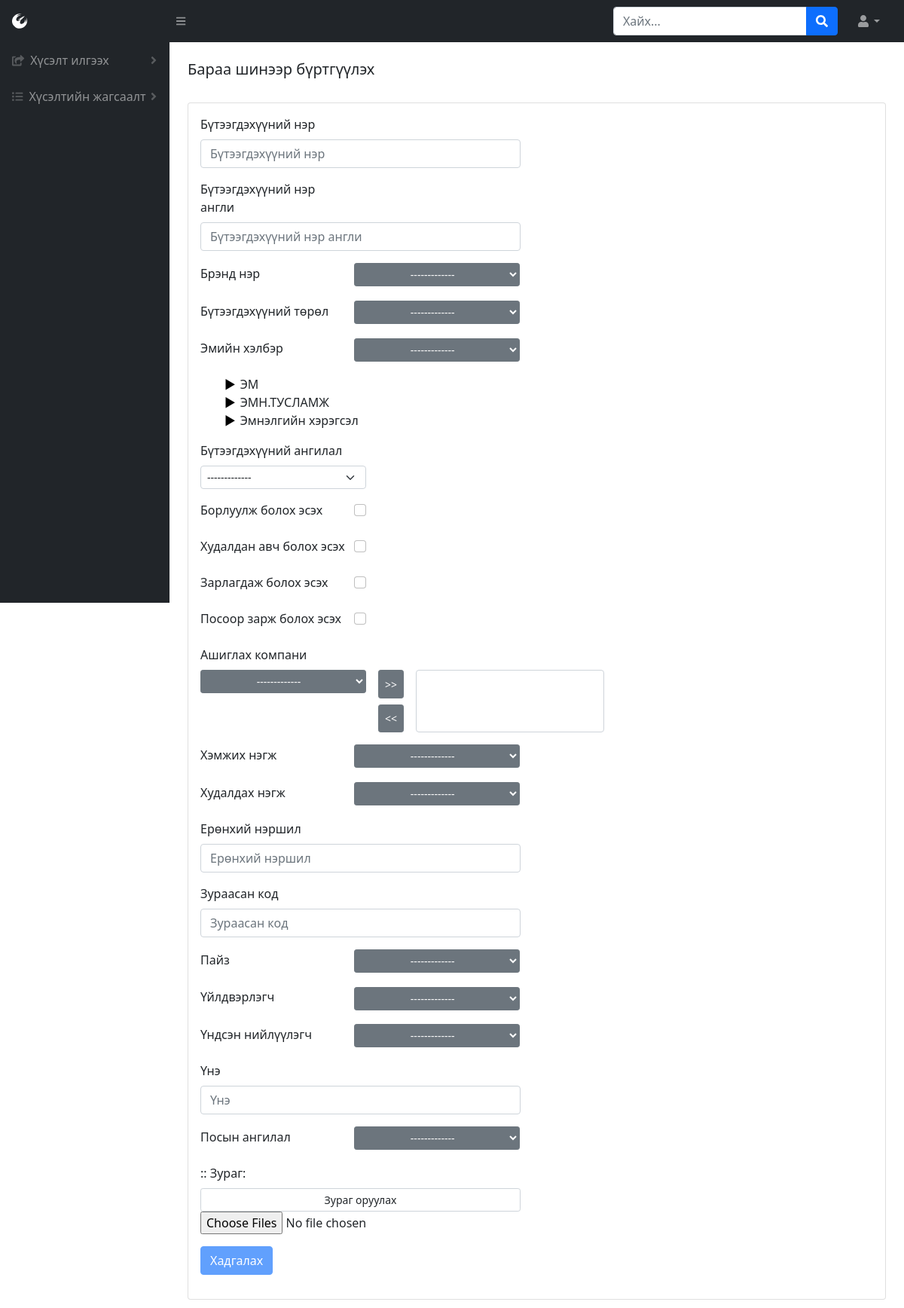
The app's page /product (signed in) with its own data.
### BMweb/models.py (models this page shows, shortened)
class Category(models.Model):
    catName = models.CharField(max_length=300, verbose_name=_("Ангилалын нэр"))
    parent = models.IntegerField(null=True, blank=True, verbose_name=_("Эцэг ангилал"))
    class Meta:
        verbose_name = _("Ангилал")
        verbose_name_plural = _("Ангилал")

### BMweb/views.py (the view, shortened to what this page needs)
# urls.py: path('product',views.product,name='product'),
def product(request):
    if 'user_id' in request.session:
        h = Hereglegch.objects.get(pk=request.session['user_id'])
        b = ProdBrand.objects.all()
        t = ProdType.objects.all()
        eh = EmHelber.objects.all()
        comp = Company.objects.all()
        cat = Category.objects.all()
        hemNegj = HemNegj.objects.all()
        uildwerlegch = Manufacturer.objects.all()
        uNiiluulegch = Niiluulegch.objects.all()
        paiz = Paiz.objects.all()
        posCat = PosCategory.objects.all()
        print(posCat)
        if request.method == 'GET':
            if 'edit' in request.GET :
                p = Product.objects.get(pk=request.GET['edit'])
                cc = p.company.all().values_list('id', flat=True)
                kk = []
                for id in cc:
                    kk.append(str(id))
                return render(request,'product.html',{'user': h, "edit": request.GET['edit'],  "data": p, 'selected_company': kk,'brand': b, 'type': t, 'emHelber': eh, 'cat': cat, 'comp': comp, 'hemNegj': hemNegj, 'uildwerlegch':uildwerlegch, 'paiz': paiz, 'uNiiluulegch': uNiiluulegch} )
            elif 'del' in request.GET :
                p = Product.objects.get(pk=request.GET['del'])
                p.delete()
                return redirect('/')
            else:
                return render(request,'product.html', {'user': h, 'brand': b, 'type': t, 'emHelber': eh, 'cat': cat, 'comp': comp, 'hemNegj': hemNegj, 'uildwerlegch':uildwerlegch, 'paiz': paiz, 'uNiiluulegch': uNiiluulegch, 'posCat':posCat})

### BMweb/models.py (called while the page is built)
    def __str__(self):
        return self.posCatName

### BMweb/templates/product.html (shortened to what this page needs)
{% load static %}
<!DOCTYPE html>
<html lang="en">
    <head>
        <link href="https://cdn.jsdelivr.net/npm/simple-datatables@latest/dist/style.css" rel="stylesheet" />
        <link href="{% static 'css/styles.css' %}" rel="stylesheet"/>
    </head>
    <body class="sb-nav-fixed">
        {% include "topNav.html" %}
        <div id="layoutSidenav">
            {% include "leftNav.html" %}
            <div id="layoutSidenav_content">
                {% include "reg_prod.html" %}
            </div>
        </div>
    </body>
</html>

### BMweb/templates/reg_prod.html (shortened to what this page needs)
<main>
    <div class="container-fluid px-4">
        <h5 class="mt-4">Бараа шинээр бүртгүүлэх</h5>
        <div class="card mb-4">
            <div class="card-body">
                <div class="dataTable-top">
                    <div class="dataTable-dropdown">
                        <form method='POST' id="reg_prod_form">
                            <div class="mb-3">
                                <label for="prodName" class="form-label">Бүтээгдэхүүний нэр</label>
                                <input type="text" class="form-control" id="prodName" name="prodName" placeholder="Бүтээгдэхүүний нэр" required  value="{{data.prodName}}"}/>
                              </div>
                              <div class="mb-3">
                                <label for="prodName_en" class="form-label">Бүтээгдэхүүний нэр англи</label>
                                <input type="text" class="form-control" id="prodName_en" name="prodName_en" placeholder="Бүтээгдэхүүний нэр англи" required  value="{{data.prodName_en}}"/>
                              </div>
                              <div class="mb-3">
                                <label for="brand_id" class="form-label">Брэнд нэр </label>
                                <select name="brand_id" id="brand_id" style="width: 220px;" class="btn btn-secondary btn-sm dropdown-toggle" data-bs-toggle="dropdown" aria-expanded="false">
                                    <option>-------------</option>
                                </select>
                              </div>
                              <div class="mb-3">
                                <label for="prodType_id" class="form-label">Бүтээгдэхүүний төрөл</label>
                                <select name="prodType_id" id="prodType_id" style="width: 220px;" class="btn btn-secondary btn-sm dropdown-toggle" data-bs-toggle="dropdown" aria-expanded="false">
                                    <option>-------------</option>
                                </select>
                              </div>
                              <div class="mb-3">
                                <label for="emHelber_id" class="form-label">Эмийн хэлбэр</label>
                                <select name="emHelber_id" id="emHelber_id" style="width: 220px;" class="btn btn-secondary btn-sm dropdown-toggle" data-bs-toggle="dropdown" aria-expanded="false">
                                    <option>-------------</option>
                                </select>
                              </div>
                              <div class="mb-3">
                                <ul id="angilalTree">
                                    {% for c in cat %}
                                    {% if c.parent == None %}
                                    <li value="{{c.id}}" ><span class="caret" class="option">{{c.catName}}</span>
                                    </li>
                                    {% endif %}
                                    {% endfor %}
                                  </ul>
                              </div>
                              <div class="mb-3">
                                <label for="category_id" class="form-label">Бүтээгдэхүүний ангилал</label>
                                <select name="category_id" id="category_id" style="width: 220px;" class="form-select form-select-sm" aria-label=".form-select-sm example">
                                    <option>-------------</option>
                                </select>
                              </div>
                              <div class="mb-3">
                                <label for="borBoloh" class="form-label">Борлуулж болох эсэх {{data.borBoloh_id}}</label>
                                <input type="checkbox" id="borBoloh" class="form-check-input" name="borBoloh" {% if data.borBoloh %} checked {% endif %} onclick='borBolohClick(this);'/>
                              </div>
                              <div class="mb-3">
                                <label for="hudAwch" class="form-label">Худалдан авч болох эсэх {{data.hudAwch_id}}</label>
                                <input type="checkbox" id="hudAwch" class="form-check-input" name="hudAwch" {% if data.hudAwch %} checked {% endif %} onclick='borBolohClick(this);'/>
                              </div>
                              <div class="mb-3">
                                <label for="zarBoloh" class="form-label">Зарлагдаж болох эсэх {{data.zarBoloh_id}}</label>
                                <input type="checkbox" id="zarBoloh" class="form-check-input" name="zarBoloh" {% if data.zarBoloh %} checked {% endif %} onclick='borBolohClick(this);'/>
                              </div>
                              <div class="mb-3">
                                <label for="pos" class="form-label">Посоор зарж болох эсэх {{data.pos_id}}</label>
                                <input type="checkbox" id="pos" class="form-check-input" name="pos" {% if data.pos %} checked {% endif %} onclick='borBolohClick(this);'/>
                              </div>
                              <div class="mb-3" >
                                <label for="company_id" class="form-label" >Ашиглах компани</label>
                                <div class="row g-3">
                                  <div class="col-auto">
                                        <select name="company_id" id="company_id" style="width: 220px;"  class="btn btn-secondary btn-sm dropdown-toggle" type="button" data-bs-toggle="dropdown" aria-expanded="false">
                                          <option>-------------</option>
                                        </select> </div>
                                        <div class="col-auto d-grid gap-2">
                                        <input type="button" value='>>' class="btn btn-sm btn-secondary" onclick="company_select()" />
                                        <input type="button" value='<<' class="btn btn-sm btn-secondary" onclick="company_deselect()"/> </div>
                                        <div class="col-auto">
                                        <select name="selected_company" id="selected_company" style="width: 250px;"  class="form-select" size="3" aria-label="size 3 select example" multiple>
                                          </select></div>
                                </div>
                              </div>
                              <div class="mb-3">
                                <label for="hemNegj_id" class="form-label">Хэмжих нэгж</label>
                                <select name="hemNegj_id" id="hemNegj_id"  style="width: 220px;" class="btn btn-secondary btn-sm dropdown-toggle" data-bs-toggle="dropdown" aria-expanded="false">
                                    <option>-------------</option>
                                </select>
                              </div>
                              <div class="mb-3">
                                <label for="hudNegj_id" class="form-label">Худалдах нэгж</label>
                                <select name="hudNegj_id" id="hudNegj_id"  style="width: 220px;" class="btn btn-secondary btn-sm dropdown-toggle" data-bs-toggle="dropdown" aria-expanded="false">
                                  <option>-------------</option>
                              </select>
                              </div>
                              <div class="mb-3">
                                <label for="erNershil" class="form-label">Ерөнхий нэршил</label>
                                <input type="text" class="form-control" id="erNershil" name="erNershil" placeholder="Ерөнхий нэршил" value="{{data.erNershil}}"/>
                              </div>
                              <div class="mb-3">
                                <label for="zCode" class="form-label">Зураасан код</label>
                                <input type="number" class="form-control" id="zCode" name="zCode" placeholder="Зураасан код" required  value="{{data.zCode}}"/>
                              </div>
                              <div class="mb-3">
                                <label for="paiz_id" class="form-label">Пайз</label>
                                <select name="paiz_id" id="paiz_id"  style="width: 220px;" class="btn btn-secondary btn-sm dropdown-toggle" data-bs-toggle="dropdown" aria-expanded="false">
                                    <option>-------------</option>
                                </select>
                              </div>
                              <div class="mb-3">
                                <label for="uildwerlegch_id" class="form-label">Үйлдвэрлэгч</label>
                                <select name="uildwerlegch_id" id="uildwerlegch_id"  style="width: 220px;" class="btn btn-secondary btn-sm dropdown-toggle" data-bs-toggle="dropdown" aria-expanded="false">
                                    <option>-------------</option>
                                </select>
                              </div>
                              <div class="mb-3">
                                <label for="uNiiluulegch_id" class="form-label">Үндсэн нийлүүлэгч</label>
                                <select name="uNiiluulegch_id" id="uNiiluulegch_id" style="width: 220px;" class="btn btn-secondary btn-sm dropdown-toggle" data-bs-toggle="dropdown" aria-expanded="false">
                                    <option>-------------</option>
                                </select>
                              </div>
                              <div class="mb-3">
                                <label for="price" class="form-label">Үнэ</label>
                                <input type="number" class="form-control" id="price" name="price" placeholder="Үнэ"  value="{{data.price}}"/>
                              </div>
                              <div class="mb-3">
                                <label for="posCat_id" class="form-label">Посын ангилал</label>
                                <select name="posCat_id" id="posCat_id"  style="width: 220px;" class="btn btn-secondary btn-sm dropdown-toggle" data-bs-toggle="dropdown" aria-expanded="false">
                                    <option>-------------</option>
                                </select>
                              </div>
                              <div class="mb-3" id="imgCont">{{upFile}}::
                                <label for="thumbimage" class="form-label">Зураг:</label>
                                <input type="button" class="form-control form-control-sm" value="Зураг оруулах" onclick="bt1_click()" >
                                <input type="file"  id="thumbimage" name="thumbimage" placeholder="Зураг" required value="" multiple />
                              </div>
                            {% if edit %} <input type='hidden' name='edit' value='{{edit}}'/>
                            <input id="had" type='submit' class="btn btn-primary"  value='Хадгалах' onclick="selectAll();" />
                            {% else %}
                            <input id="had" type='submit' class="btn btn-primary"  value='Хадгалах' onclick="selectAll();" disabled/>
                            {% endif %}
                        </form>
                </div>
            </div>
        </div>
    </div>
</main>

### BMweb/templates/reg_prod.html (style rules this page uses)
.form-label { width: 200px; }
.form-control { width: 425px; }
ul, #myUL { list-style-type: none; }
.caret { cursor: pointer; -webkit-user-select: none; -moz-user-select: none; -ms-user-select: none; user-select: none; }
.caret::before { content: "\25B6"; color: rgb(0, 0, 0); display: inline-block; margin-right: 6px; }

### records on screen
Category: {{ c.id }} 1 (drawn), catName "ЭМ"
Category: {{ c.id }} 2 (drawn), catName "ЭМН.ТУСЛАМЖ"
Category: {{ c.id }} 4 (drawn), catName "Эмнэлгийн хэрэгсэл"
